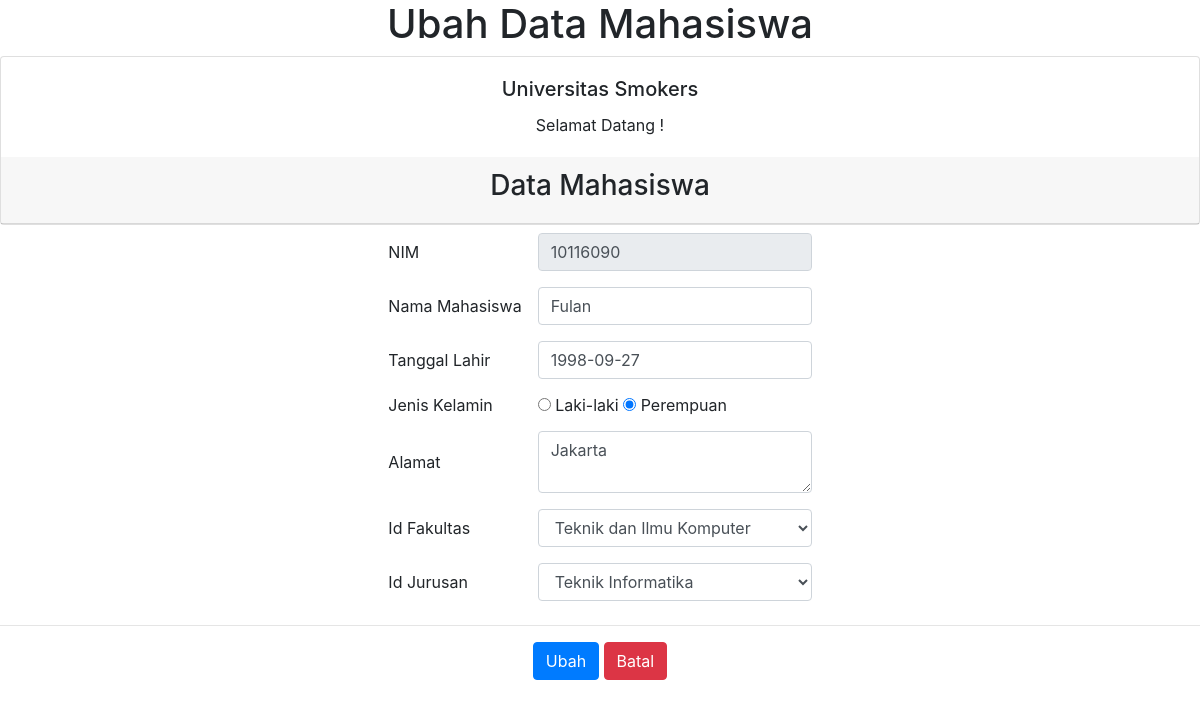
The app's page /UniversitasSmokers/form_ubah.php?nim=10116090 (signed in) with its own data.
### tables this page shows
CREATE TABLE `mahasiswa` (
  `nim` char(8) NOT NULL,
  `nama_mahasiswa` varchar(30) DEFAULT NULL,
  `ttl` date DEFAULT NULL,
  `jk` char(1) NOT NULL,
  `alamat` varchar(30) DEFAULT NULL,
  `id_fakultas` char(8) NOT NULL,
  `id_jurusan` char(8) NOT NULL
);

### UniversitasSmokers/form_ubah.php (the view, shortened to what this page needs)
<html>
<head>
  <link rel = "stylesheet" type = "text/css" href = "css/bootstrap.min.css">
</head>
<body>
<center>
  <h1>Ubah Data Mahasiswa</h1>
  <div class="card">
  <div class="card-body">
    <h5 class="card-title">Universitas Smokers</h5>
    <p class="card-text">Selamat Datang !</p>
  </div>
  <div class="card-header"><h3>Data Mahasiswa
  </div>
</div>
  <?php
  include "koneksi.php";
  $nim = $_GET['nim'];
  $sql = $pdo->prepare("SELECT * FROM mahasiswa WHERE nim=:nim");
  $sql->bindParam(':nim', $nim);
  $sql->execute();
  $data = $sql->fetch();
  ?>
  <form method="post" action="proses_ubah.php?nim=<?php echo $nim; ?>">
    <table cellpadding="8">
      <tr>
        <td>NIM</td>
        <td><input class="form-control" type="text" name="nim" value="<?php echo $data['nim']; ?>" readonly></td>
      </tr>
      <tr>
        <td>Nama Mahasiswa</td>
        <td><input class="form-control" type="text" name="nama_mahasiswa" value="<?php echo $data['nama_mahasiswa']; ?>"></td>
      </tr>
	  <tr>
        <td>Tanggal Lahir</td>
        <td><input class="form-control" type="text" name="ttl" value="<?php echo $data['ttl']; ?>"></td>
      </tr>
      <tr>
        <td>Jenis Kelamin</td>
        <td>
        <?php
        if($data['jk'] == "Laki-laki"){
          echo "<input type='radio' name='jk' value='Laki-laki' checked='checked'> Laki-laki  ";
          echo "<input type='radio' name='jk' value='Perempuan'> Perempuan";
        }else{
          echo "<input type='radio' name='jk' value='Laki-laki'> Laki-laki  ";
          echo "<input type='radio' name='jk' value='Perempuan' checked='checked'> Perempuan";
        }
        ?>
        </td>
      </tr>
	  <tr>
        <td>Alamat</td>
        <td><textarea class="form-control" name="alamat"><?php echo $data['alamat']; ?></textarea></td>
      </tr>
      <tr>
        <td>Id Fakultas</td>
		<td>
		<select class="form-control" name="id_fakultas">
		<?php
		include "koneksi.php";
			$sql = $pdo->prepare("SELECT * FROM fakultas ");
			$sql->execute();
			while($data = $sql->fetch()){
            echo "<option value='".$data['id_fakultas']."'>".$data['nama_fakultas']."</option>";
			}
			?>
		</td>
      </tr>
	  <tr>
        <td>Id Jurusan</td>
        <td>
		<select class="form-control" name="id_jurusan">
		<?php
		include "koneksi.php";
			$sql = $pdo->prepare("SELECT * FROM jurusan ");
			$sql->execute();
			while($data = $sql->fetch()){
            echo "<option value='".$data['id_jurusan']."'>".$data['nama_jurusan']."</option>";
			}
			?>
		</td>
      </tr>
    </table>
    <hr>
    <input type="submit" class="btn btn-primary" value="Ubah">
    <a href="index1.php"><input type="button" class="btn btn-danger" value="Batal"></a>
  </form>
</body>
</html>

### records on screen
mahasiswa: nim "10116090", nama_mahasiswa "Fulan", ttl "1998-09-27", alamat "Jakarta"

### other values on screen
form field id_fakultas "Teknik dan Ilmu Komputer"
form field id_jurusan "Teknik Informatika"
